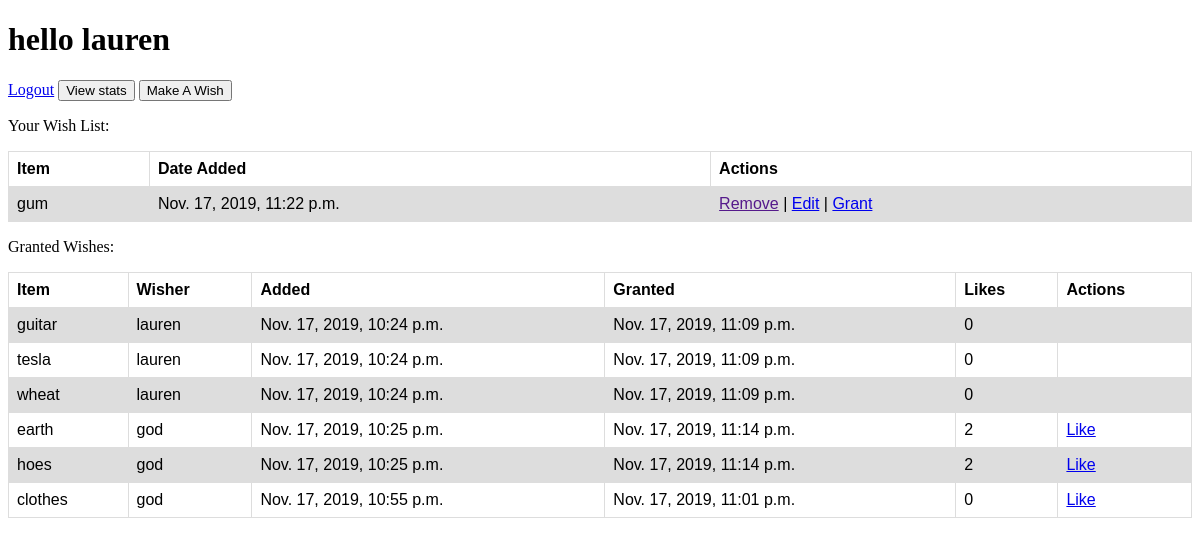
/success (signed in), run on the app's committed database.
### wishApp/models.py (models this page shows)
class User(models.Model):
	first_name = models.CharField(max_length = 255)
	last_name = models.CharField(max_length = 255)
	email = models.CharField(max_length = 255)
	password = models.CharField(max_length = 255)
	created_at = models.DateTimeField(auto_now_add=True)
	updated_at = models.DateTimeField(auto_now=True)
	objects = UserManager()

class Wish(models.Model):
	item = models.CharField(max_length = 255)
	user = models.ForeignKey(User, related_name = 'wishes', on_delete = models.CASCADE)
	likes = models.IntegerField(default = 0)
	desc = models.CharField(max_length = 255)
	isgranted = models.BooleanField(default = False)
	created_at = models.DateTimeField(auto_now_add=True)
	updated_at = models.DateTimeField(auto_now=True)
	objects = WishManager()

### wishApp/views.py (the view)
# urls.py: path('success', views.success),
def success(request):
	if 'loggedinID' not in request.session:
		return redirect('/')
	loggedinUser = User.objects.get(id = request.session['loggedinID'])
	wishesNotGranted = Wish.objects.filter(user = loggedinUser, isgranted = False)
	allgrantedwishes = Wish.objects.filter(isgranted = True)
	print(wishesNotGranted)
	context = {
		'loggedinUser' : loggedinUser,
		'myWishesNotGranted' : wishesNotGranted,
		'allGrantedWishes' : allgrantedwishes,
	}
	return render(request, 'wishes.html', context)

### wishApp/templates/wishes.html (shortened to what this page needs)
<!DOCTYPE html>
<html lang="en">
<head>
</head>
<body>
    <h1>hello {{loggedinUser.first_name}}</h1>
    <a href="/logout">Logout</a>
    <a href="/stats"><button>View stats</button></a>
    <a href="/wishes/new"><button>Make A Wish</button></a>
    <p>Your Wish List:</p>
    <table>
        <tr>
            <th>Item</th>
            <th>Date Added</th>
            <th>Actions</th>
        </tr>
        {% for wish in myWishesNotGranted %}
        <tr>
            <td>{{wish.item}}</td>
            <td>{{wish.created_at}}</td>
            <td><a href="">Remove</a> | <a href="/edit/{{wish.id}}">Edit</a> | <a href="/grant{{wish.id}}">Grant</a></td>
        </tr>
        {% endfor %}
    </table>
    <p>Granted Wishes:</p>
    <table>
        <tr>
            <th>Item</th>
            <th>Wisher</th>
            <th>Added</th>
            <th>Granted</th>
            <th>Likes</th>
            <th>Actions</th>
        </tr>
        {% for wish in allGrantedWishes %}
        <tr>
            <td>{{wish.item}}</td>
            <td>{{wish.user.first_name}}</td>
            <td>{{wish.created_at}}</td>
            <td>{{wish.updated_at}}</td>
            <td>{{wish.likes}}</td>
            <td>{% if wish.user != loggedinUser %}<a href="/like/{{wish.id}}">Like</a>{% endif %}</td>
        </tr>
        {% endfor %}
    </table>
</body>
</html>

### wishApp/templates/wishes.html (style rules this page uses)
table { font-family: arial, sans-serif; border-collapse: collapse; width: 100%; }
td, th { border: 1px solid #dddddd; text-align: left; padding: 8px; }
tr:nth-child(even) { background-color: #dddddd; }

### data on the page
User: first_name "lauren"
Wish: item "gum", created_at "Nov. 17, 2019, 11:22 p.m."
Wish: item "guitar", user.first_name "lauren", created_at "Nov. 17, 2019, 10:24 p.m.", updated_at "Nov. 17, 2019, 11:09 p.m.", likes "0"
Wish: item "tesla", user.first_name "lauren", created_at "Nov. 17, 2019, 10:24 p.m.", updated_at "Nov. 17, 2019, 11:09 p.m.", likes "0"
Wish: item "wheat", user.first_name "lauren", created_at "Nov. 17, 2019, 10:24 p.m.", updated_at "Nov. 17, 2019, 11:09 p.m.", likes "0"
Wish: item "earth", user.first_name "god", created_at "Nov. 17, 2019, 10:25 p.m.", updated_at "Nov. 17, 2019, 11:14 p.m.", likes "2"
Wish: item "hoes", user.first_name "god", created_at "Nov. 17, 2019, 10:25 p.m.", updated_at "Nov. 17, 2019, 11:14 p.m.", likes "2"
Wish: item "clothes", user.first_name "god", created_at "Nov. 17, 2019, 10:55 p.m.", updated_at "Nov. 17, 2019, 11:01 p.m.", likes "0"
